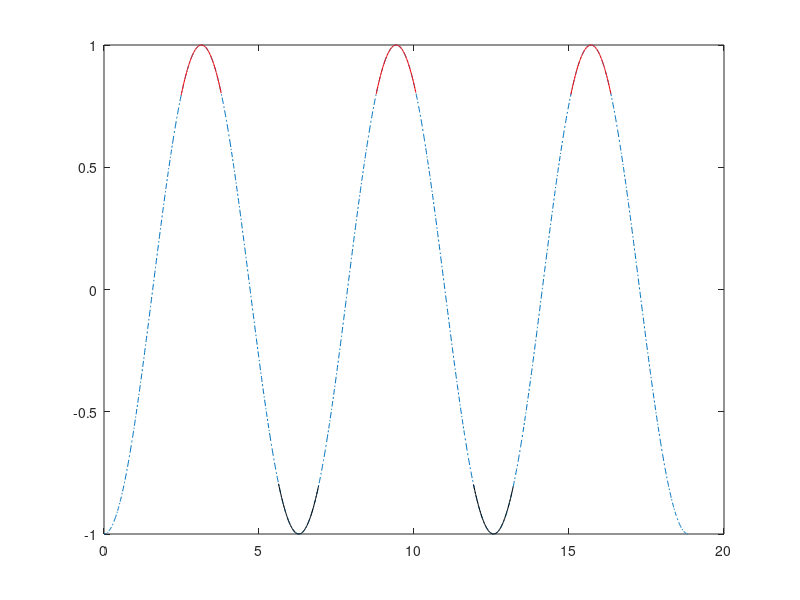

This chart was generated by the following MATLAB code:
function test_Peaklist()
	%-preprocessing
	close all,clear,clc
	x = 0:0.01:6*pi;
	y = -cos(x);
	plot(x,y,'-.')
	[up, down] = Peaklist(y,0.8)

	for i=1:length(up)
		hold on;
		plot(x(up(i,1):up(i,2)),y(up(i,1):up(i,2)), 'r');
	end

	for i=1:length(down)
		hold on;
		plot(x(down(i,1):down(i,2)),y(down(i,1):down(i,2)), 'k');
	end




%-function description
%-Input: a sequent signal(t)
%		 hold_value, a positive threshold.
%-Output: 
%	 up_cross_p-->nx2, every row contains two cross point above hold_value
%	down_cross_p->nx2, every row contains two cross points under hold_value
function [up_cross_p, down_cross_p] = Peaklist(alist, hold_value)
	L = length(alist);
	up_cross_p = zeros(L,2);
	down_cross_p = zeros(L,2);
	up_c = 1;
	dn_c = 1;

	for i=1:L-1
		d1 = alist(i) - hold_value;
		d2 = alist(i+1) - hold_value;

		d3 = alist(i) + hold_value;
		d4 = alist(i+1) + hold_value;

		if (d1<=0) && (d2>0) 		 %-A
			up_cross_p(up_c, 1) = i;

		elseif (d1>0) && (d2<=0)    %-B
			up_cross_p(up_c, 2) = i;
			up_c = up_c + 1;

		elseif (d3>0) && (d4<=0)     %-C
			down_cross_p(dn_c, 1) = i;

		elseif (d3<=0) && (d4>0)     %-D
			down_cross_p(dn_c, 2) = i;
			dn_c = dn_c + 1;
		end
		% save('up_cross_p')
	end

	%--Abstract the Non-zero part.
	up_cross_p = AbstractNonZero(up_cross_p, up_c);
	down_cross_p = AbstractNonZero(down_cross_p, dn_c);


function newlist = AbstractNonZero(alist, count)
	%-alist
	% nx2
	if alist(1,1)==0
		startp = 2;
	else
		startp = 1;
	end
	if alist(count,1)==0 || alist(count,2)==0
		count = count -1;
	end

	newlist = alist(startp:count, :);
